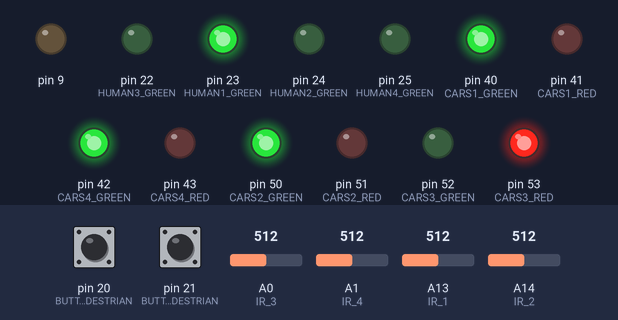
The sketch below on a simulated Arduino Mega 2560, built with avr-gcc and run on an emulated ATmega2560. On the bench: output pins drawn as LEDs (lit = HIGH). Dashed ring = blinking. Inputs (shaded band) come from the test bench; at power-on: A13 (IR_1) = 512, A0 (IR_3) = 512, A14 (IR_2) = 512, pin 20 (BUTTON_1_PEDESTRIAN) HIGH, pin 21 (BUTTON_4_PEDESTRIAN) HIGH, A1 (IR_4) = 512.

Above: at 1.2 s.
1.3 s: A13 (IR_1) set to 490
At 1.75 s:
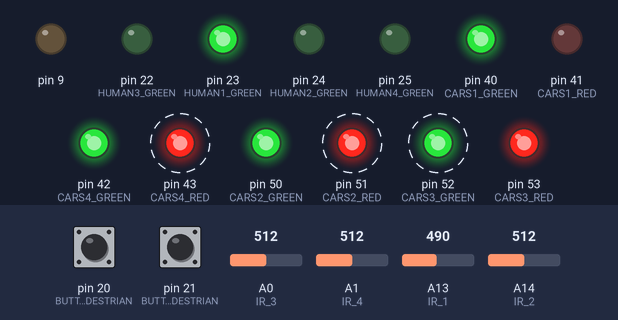
4.3 s: A0 (IR_3) set to 483
At 4.75 s:
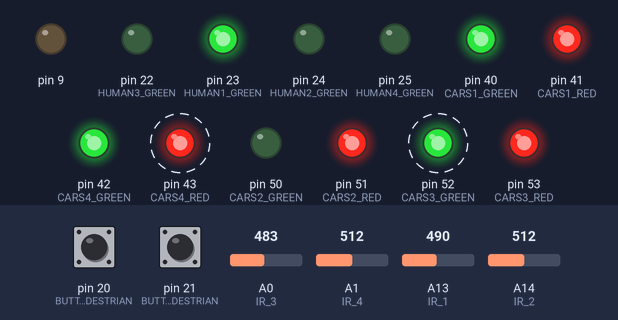
7.3 s: A14 (IR_2) set to 491
At 7.9 s:
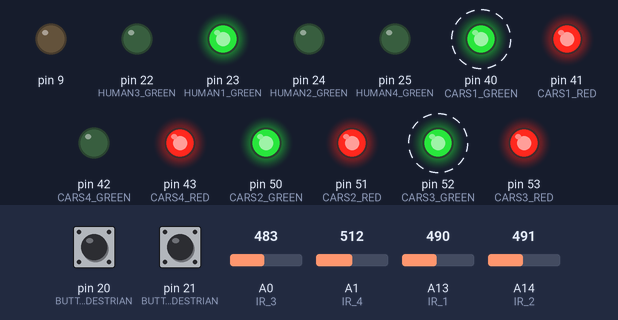
10.3 s: A0 (IR_3) set to 510
At 10.9 s:
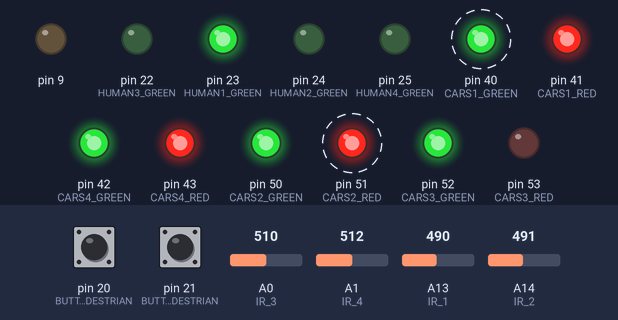
13.3 s: A14 (IR_2) set to 510
16.3 s: A14 (IR_2) set to 490
Timing chart, 0 to 48.5 s (numbered marks = the images above; inputs shaded):
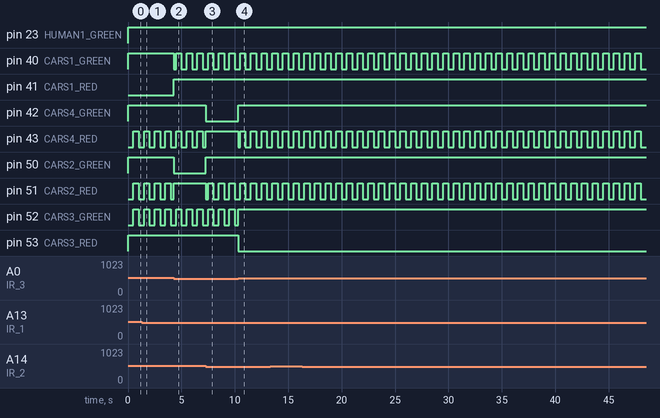

The sketch:

Intersectie_+_intermitent__SideVerdeIntermitent.ino
```cpp
#include "TimerOne.h"

//Denumiri
#define GREEN 1
#define RED 0

//Pini
#define IR_1 A13
#define IR_2 A14
#define IR_3 A0
#define IR_4 A1

#define CARS1_RED 41
#define CARS1_GREEN 40
#define HUMAN1_GREEN 23

#define CARS2_RED 51
#define CARS2_GREEN 50
#define HUMAN2_GREEN 24

#define CARS3_RED 53
#define CARS3_GREEN 52
#define HUMAN3_GREEN 22

#define CARS4_RED 43
#define CARS4_GREEN 42
#define HUMAN4_GREEN 25

#define BUTTON_1_PEDESTRIAN 20
#define BUTTON_2_PEDESTRIAN 3
#define BUTTON_3_PEDESTRIAN 2
#define BUTTON_4_PEDESTRIAN 21
struct semaphoreCars{
  boolean r; //red
  boolean g; //green
  int senzorIR;
};
struct semaphorePed{
  boolean g; //green
};

//Structura om
struct pedestrianStruct{
  volatile boolean waiting;
  volatile int senzor;
};

//Variabile de timp
int interval=200;
unsigned long previousMillis=0;
int counterPedButton;

//Variabile semafoare
semaphoreCars semCar[4]={{false,true,0},{true,false,0},{true,false,0},{true,false,0}};
semaphorePed semPed[4]={{true},{false},{false},{false}};
volatile boolean pedestrianWaiting[4]={false,false,false,false};


//Variabile oameni
pedestrianStruct pedestrian[4]={{false,0},{false,0},{false,0},{false,0}};

void setup()
{
  Serial.begin(9600);
  Timer1.initialize(500000);
  Timer1.attachInterrupt(intermitent);
  pinMode(IR_1,INPUT);
  pinMode(IR_2,INPUT);
  pinMode(IR_3,INPUT);
  pinMode(IR_4,INPUT);
  pinMode(CARS1_RED, OUTPUT);
  pinMode(CARS1_GREEN, OUTPUT);
  pinMode(HUMAN1_GREEN, OUTPUT);
  pinMode(CARS2_RED, OUTPUT);
  pinMode(CARS2_GREEN, OUTPUT);
  pinMode(HUMAN2_GREEN, OUTPUT);
  pinMode(CARS3_RED, OUTPUT);
  pinMode(CARS3_GREEN, OUTPUT);
  pinMode(HUMAN3_GREEN, OUTPUT);
  pinMode(CARS4_RED, OUTPUT);
  pinMode(CARS4_GREEN, OUTPUT);
  pinMode(HUMAN4_GREEN, OUTPUT);
  pinMode(9,OUTPUT);
  pinMode(BUTTON_1_PEDESTRIAN, INPUT_PULLUP);
  pinMode(BUTTON_2_PEDESTRIAN, INPUT_PULLUP);
  pinMode(BUTTON_3_PEDESTRIAN, INPUT_PULLUP);
  pinMode(BUTTON_4_PEDESTRIAN, INPUT_PULLUP);
  attachInterrupt(BUTTON_1_PEDESTRIAN,debounceButton1,RISING);
  attachInterrupt(BUTTON_2_PEDESTRIAN,debounceButton2,RISING);
  attachInterrupt(BUTTON_3_PEDESTRIAN,debounceButton3,RISING);
  attachInterrupt(BUTTON_4_PEDESTRIAN,debounceButton4,RISING);
  Serial.begin(9600);
}

void loop(){
  checkStreetTraffic();
  readSensors();
  resolve_pedestrian();
  writeOnLeds();
}

void writeOnLeds(){
   digitalWrite(41,semCar[0].r);digitalWrite(40,semCar[0].g);digitalWrite(23,semPed[0].g);
   digitalWrite(50,semCar[1].r);digitalWrite(51,semCar[1].g);digitalWrite(24,semPed[1].g);
   digitalWrite(53,semCar[2].r);digitalWrite(52,semCar[2].g);digitalWrite(22,semPed[2].g);
   digitalWrite(42,semCar[3].r);digitalWrite(43,semCar[3].g);digitalWrite(25,semPed[3].g);
}

void intermitent(){
  for(int i=0;i<4;i++){
    if (semCar[i].r==true){
      if(semCar[i].g==false){
         semCar[i].g = true;
      } else {
         semCar[i].g = false;
      }
    }
  }
}

void semCars(int whichSem, int whichColor){//0=red 1=green
  switch(whichColor){
    case 0:
      semCar[whichSem].r=true;
      semCar[whichSem].g=false;
      break;
    case 1:
      semCar[whichSem].r=false;
      semCar[whichSem].g=true;
      break;
  }
}

void debounceButton1(){
  static unsigned long debouncing_time = 100;
  static unsigned long last_millis = millis();

  if((millis() - last_millis) >= debouncing_time)
  {
       //while(semCar[0].g!=true){
            pedestrian[0].waiting=true;
       //}
  }
   last_millis = millis();
}


void debounceButton2(){
  static unsigned long debouncing_time = 100;
  static unsigned long last_millis = millis();

  if((millis() - last_millis) >= debouncing_time)
  {
       pedestrian[1].waiting=true;
  }
   last_millis = millis();
}


void debounceButton3(){
  static unsigned long debouncing_time = 100;
  static unsigned long last_millis = millis();

  if((millis() - last_millis) >= debouncing_time)
  {
      pedestrian[2].waiting=true;
  }
   last_millis = millis();
}

void debounceButton4(){
  static unsigned long debouncing_time = 100;
  static unsigned long last_millis = millis();

  if((millis() - last_millis) >= debouncing_time)
  {
       pedestrian[3].waiting=true;
  }
   last_millis = millis();
}


void checkStreetTraffic(){
  if(semCar[0].senzorIR>500){
    int ok=1; //Verificam daca nu e deja un semafor verde.
    for(int i=0;i<3;i++){
      if(i!=0 && semCar[i].senzorIR>500){
        ok=0;
        break;
      }
      if(pedestrian[i].waiting==true){
        ok=0;
        break;
      }
    }
    if (ok==1 && semCar[0].r==true){
      semCars(0, 1);
      semCars(1, 0);
      semCars(2, 0);
      semCars(3, 0);
    }
  }
 if(semCar[1].senzorIR>500){
    int ok=1; //Verificam daca nu e deja un semafor verde.
    for(int i=0;i<3;i++){
      if(i!=1 && semCar[i].senzorIR>500){
        ok=0;
        break;
      }
      if(pedestrian[i].waiting==true){
        ok=0;
        break;
      }
    }
    if (ok==1 && semCar[1].r==true){
      semCars(1, 1);
      semCars(2, 0);
      semCars(0, 0);
      semCars(3, 0);
    }
  }
  if(semCar[2].senzorIR>500){
    int ok=1; //Verificam daca nu e deja un semafor verde.
    for(int i=0;i<3;i++){
      if(i!=2 && semCar[i].senzorIR>500){
        ok=0;
        break;
      }
      if(pedestrian[i].waiting==true){
        ok=0;
        break;
      }
    }
    if (ok==1 && semCar[2].r==true){
      semCars(2, 1);
      semCars(1, 0);
      semCars(0, 0);
      semCars(3, 0);
    }
  }
  if(semCar[3].senzorIR>500){
    int ok=1; //Verificam daca nu e deja un semafor verde.
    for(int i=0;i<3;i++){
      if(i!=3 && semCar[i].senzorIR>500){
        ok=0;
        break;
      }
      if(pedestrian[i].waiting==true){
        ok=0;
        break;
      }
    }
    if (ok==1 && semCar[3].r==true){
      semCars(3, 1);
      semCars(0, 0);
      semCars(1, 0);
      semCars(2, 0);
    }
  }
}

void readSensors(){
  semCar[0].senzorIR=analogRead(IR_1);
  semCar[1].senzorIR=analogRead(IR_2);
  semCar[2].senzorIR=analogRead(IR_3);
  semCar[3].senzorIR=analogRead(IR_4);
}


void semPedestrians(int whichPed){
  /*boolean greenValue[4]={false,false,false,false};
  for(int i=0;i<4;i++){
    greenValue[4]=semCar[i].g;
    if(i==whichPed){
      semCars(i,RED);
      semPed[i].g=true;
    }
    else{
      semCars(i,GREEN);
      semPed[i].g=false;
    }
  }
  //delay(1000);
  for(int i=0;i<4;i++){
    semCar[i].g=greenValue[i];
    semCar[i].r=not greenValue[i];
  }
  pedestrian[whichPed].waiting=false;*/
}

void resolve_pedestrian(){
  if(pedestrian[0].waiting && semCar[0].g==false){
    semPedestrians(0);
    return;
  }
  if(pedestrian[1].waiting && semCar[1].g==false){
     semPedestrians(1);
     return;
  }
  if(pedestrian[2].waiting && semCar[2].g==false){
     semPedestrians(2);
     return;
  }
  if(pedestrian[3].waiting && semCar[3].g==false){
     semPedestrians(3);
  }
}
```

Measured:
- the behaviour switches between 501 and 500 on A0 (IR_3) (found by bisection; images 1 and 2)
- the behaviour switches between 501 and 500 on A14 (IR_2) (found by bisection; images 2 and 3)
- after the input at 4.3 s, pin 40 (CARS1_GREEN): HIGH → LOW at once, then repeats every 1.0 s: HIGH 0.50 s, LOW 0.50 s; pin 41 (CARS1_RED): LOW → HIGH at once; pin 50 (CARS2_GREEN): HIGH → LOW at once
- after the input at 7.3 s, pin 42 (CARS4_GREEN): HIGH → LOW at once; pin 50 (CARS2_GREEN): LOW → HIGH at once; pin 51 (CARS2_RED): HIGH → LOW at once, then repeats every 1.0 s: HIGH 0.50 s, LOW 0.50 s
- after the input at 10.3 s, pin 42 (CARS4_GREEN): LOW → HIGH at once; pin 43 (CARS4_RED): HIGH → LOW at once, then repeats every 1.0 s: HIGH 0.50 s, LOW 0.50 s; pin 53 (CARS3_RED): HIGH → LOW at once
